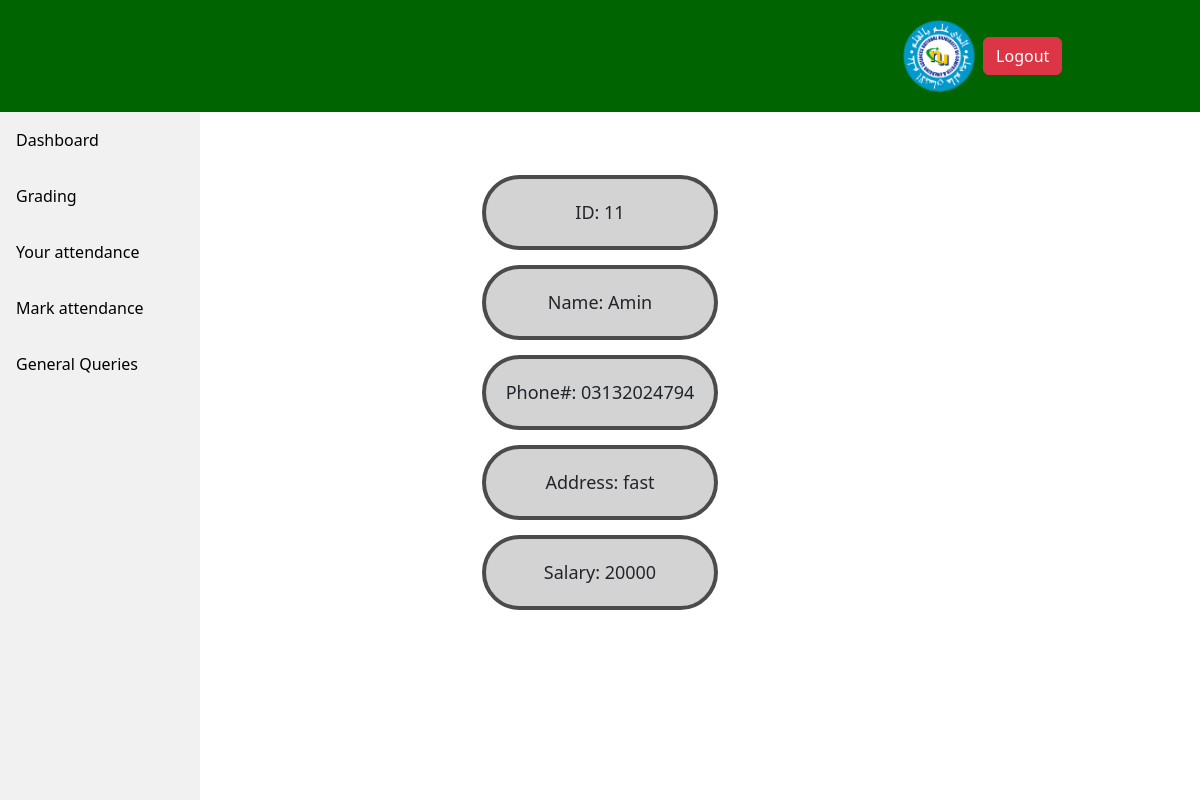
Screenshot of /teacher/teacher.php (signed in) with the database file from the repository.
### tables this page shows
CREATE TABLE `teacher_info` (
  `T_id` varchar(10) NOT NULL,
  `T_name` text NOT NULL,
  `phone_no` varchar(11) NOT NULL,
  `address` text NOT NULL,
  `salary` int(7) NOT NULL,
  `password` varchar(50) NOT NULL
);

### teacher/teacher.php (the view, shortened to what this page needs)
<?php
    $server = "localhost";
    $username = "root";
    $password = "";
    $con = mysqli_connect($server, $username, $password);
    $t_id=$_SESSION['LoginTeacher'];
?>
<!DOCTYPE html>
<html lang="en">
<head>
    <link href="https://cdn.jsdelivr.net/npm/bootstrap@5.2.3/dist/css/bootstrap.min.css" rel="stylesheet"
>
    <link rel="stylesheet" href="teacher.css">
</head>
<body>
<nav class="main-nav">
<div class="nav text-center">
        <div class="g-col-6 g-col-md-4">
        <li><a href="teacher.php"><img src="logo.png"></a></li>
            <li><a href="../login/logout.php"> <button type="button" class="btn btn-danger">Logout</button></a></li>
        </nav>
<div class="sidebar">
         <a href="teacher.php">Dashboard</a>
         <a href="grading.php">Grading</a>
         <a href="disp_t_attendance.php">Your attendance</a>
         <a href="mark_s_attendance.php">Mark attendance</a>
         <a href="ta request.php">General Queries</a>
</div>
<?php
			$query="select * from eims.teacher_info where t_id='$t_id'";
		$run=mysqli_query($con,$query);
		while ($row=mysqli_fetch_array($run)) {
	?>
    <div class="grid_container">
        <div class="grid text-center">
        <div class="g-col-6 g-col-md-4">
            <br><br>
          <ul>ID:
          <?php echo $row['T_id'];?></ul>
          <ul>Name:</li>
          <?php echo $row['T_name'];?></ul>
          <ul>Phone#:
          <?php echo $row['phone_no'];?></ul>
          <ul>Address:
          <?php echo $row['address'];?></ul>
          <ul>Salary:
          <?php echo $row['salary'];
            $con->close();}?></ul>
        </div>
        </div>
        </div>
</body>
</html>

### teacher/teacher.css (style rules this page uses)
.sidebar { margin: 0; padding: 0; width: 200px; background-color: #f1f1f1; position: fixed; display: inline block; height: 100%; overflow: auto; }
.sidebar a { display: block; color: black; padding: 16px; text-decoration: none; }
nav { position: sticky; background-color: #03473e; padding: 20px; top: 0px; text-align: center; }
nav li { width: 20%; display: inline-block; font-size: 24px; text-align: center; }
nav li a { text-decoration: none; color: #4b4b4b; }

### teacher/teacher.php (style rules this page uses)
.sidebar a { display: block; color: black; padding: 16px; text-decoration: none; }
.grid_container { display: flex; justify-content:center; }
ul { text-align: center; font-size: large; margin: 15px 15px; padding:20px; border-radius: 40px; border: 4px solid #4b4b4b; background-color: lightgray; }
nav li { width: 20%; display: inline-block; font-size: 24px; text-align: center; }
nav li a { text-decoration: none; color: #4b4b4b; }
nav { position: sticky; padding: 20px; background-color: darkgreen; }
img { max-width: 90%; }
.main-nav { display: flex; justify-content:right; }

### rows the page displays
teacher_info: T_id "11", T_name "Amin", phone_no "03132024794", address "fast", salary "20000"
